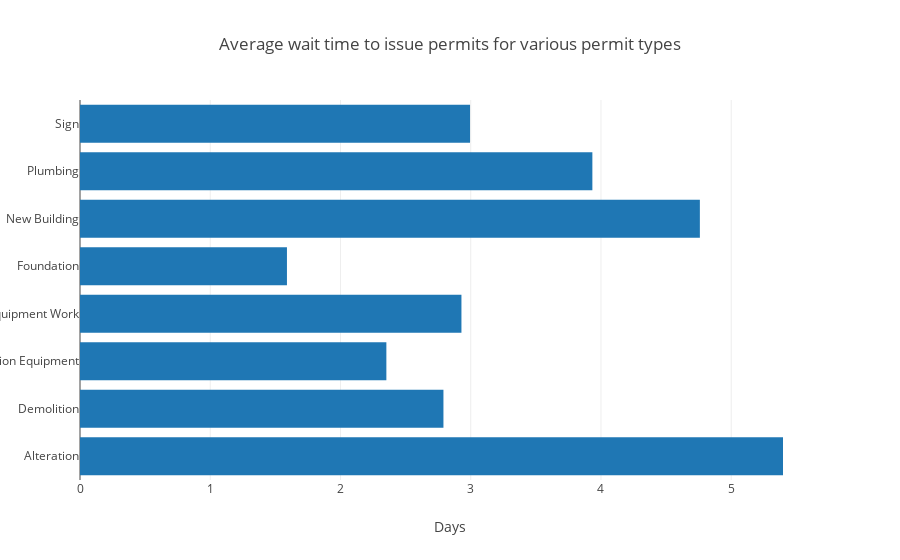

The code cell stored with this chart in its notebook:
### Code cell
layout4 = go.Layout(
    title = 'Average wait time to issue permits for various permit types',
    xaxis = dict(title = "Days")
    
)
trace5 = [go.Bar(x = wait_times_1, y=permit_types, orientation='h')]
fig4 = go.Figure(data=trace5, layout=layout4)
plotly.offline.iplot(fig4, filename='horizontal-bar')

### Figure 1 — Plotly figure (JSON) as saved in the notebook; plotly's stock layout.template omitted (floating-point values rounded to 4 significant figures)
{"data": [{"orientation": "h", "type": "bar", "uid": "32977e6d-ce02-408e-8848-e3d403388980", "x": [5.398, 2.79, 2.352, 2.929, 1.589, 4.759, 3.934, 2.995], "y": ["Alteration", "Demolition", "Construction Equipment", "Equipment Work", "Foundation", "New Building", "Plumbing", "Sign"]}], "layout": {"title": {"text": "Average wait time to issue permits for various permit types"}, "xaxis": {"title": {"text": "Days"}}}}
